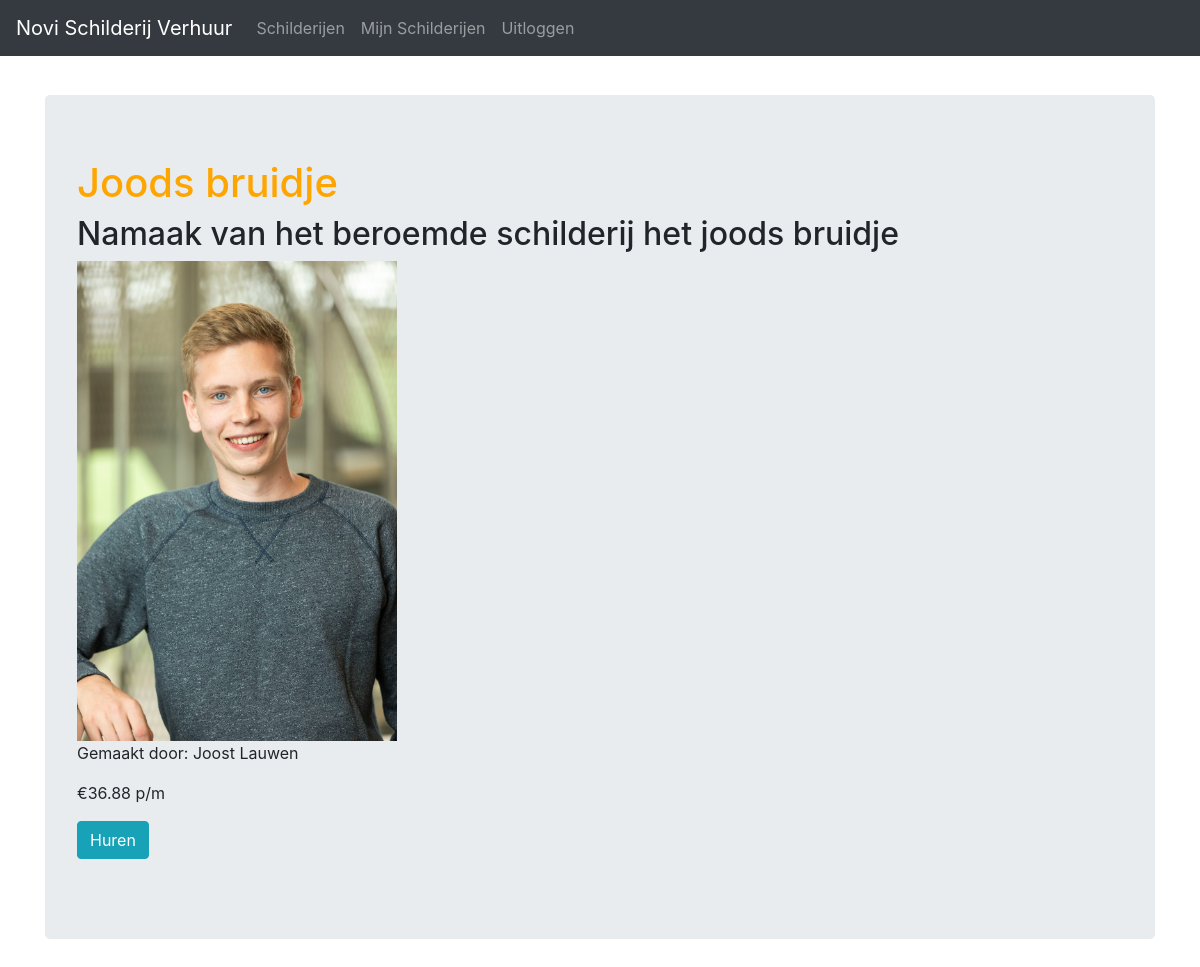
The app's page /painting/2/ (signed in), older data.
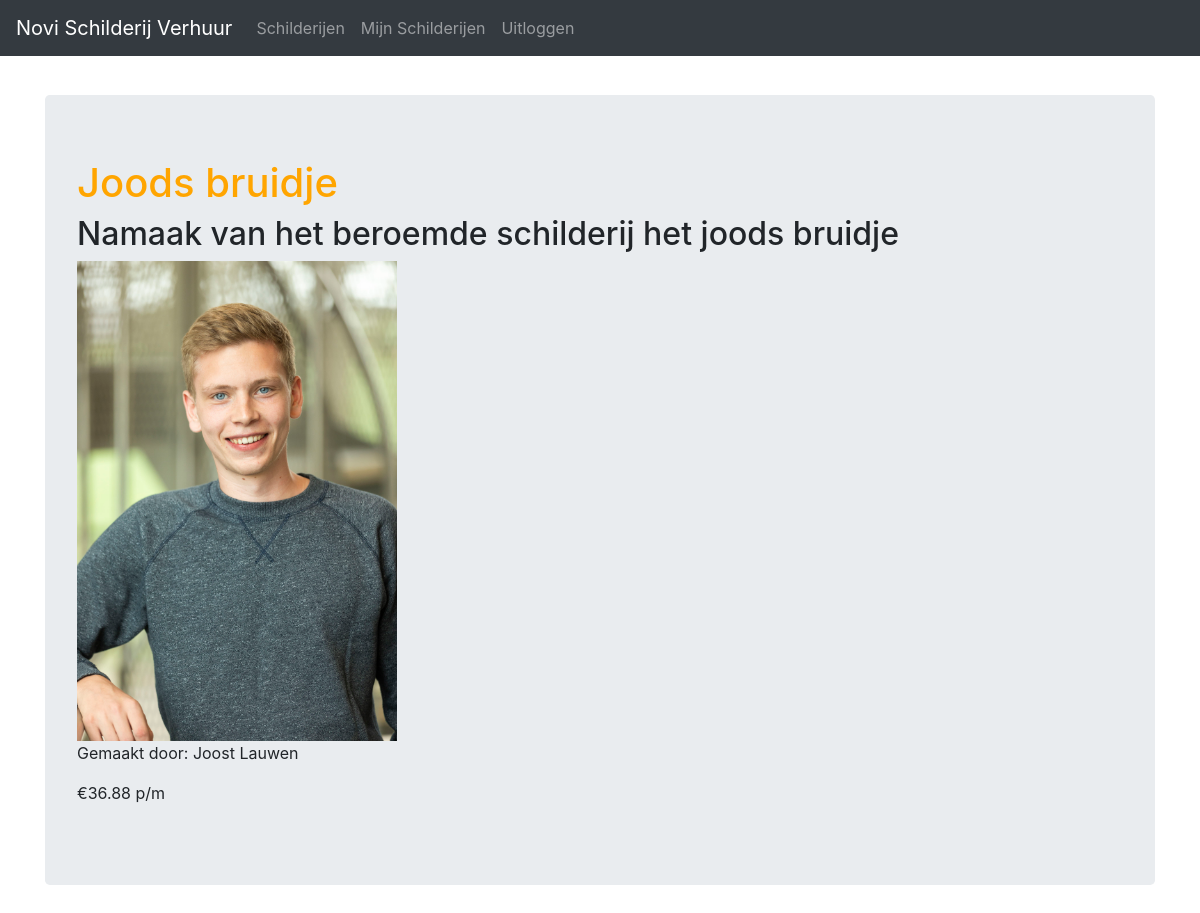
The same page, newer data.
### noviwebshopapp/views/painting_detail_view.py (the view)
class PaintingDetailView(DetailView):
    model = Painting
    context_object_name = 'painting_detail'
    template_name = 'noviwebshopapp/painting_detail.html'

### noviwebshopapp/templatetags/auth_extras.py (called while the page is built)
@register.filter(name='has_group')
def has_group(user, group_name):
    group = Group.objects.get(name=group_name)
    return True if group in user.groups.all() else False

### templates/noviwebshopapp/painting_detail.html (shortened to what this page needs)
<!DOCTYPE html>
{% extends './base.html' %}
{% load auth_extras %}
{% block content %}
<div class="container">
  <div class="jumbotron">
    <h1>{{ painting_detail.name }}</h1>
    <h2>{{ painting_detail.description }}</h2>
    <div class="image-container">
      <img class="painting" src="{{ painting_detail.image.url }}"></img>
    </div>
    <p>Gemaakt door: {{ painting_detail.author.get_full_name }}</p>
    <p>€{{ painting_detail.price }} p/m</p>
    {% if user.is_authenticated and not request.user|has_group:"Teachers" and painting_detail.available == True %}
      <p><a class="btn btn-info" href="{% url 'noviwebshopapp:update_painting' pk=painting_detail.pk %}">Huren</a></p>
    {% endif %}
  </div>
</div>
{% endblock %}

Row changes from the older to the newer data that the page shows:
changed Painting "Joods bruidje": available True → False (drawn)
Text that changed along with them:
text no longer shown: "Huren"
